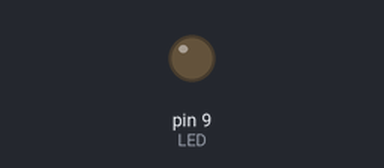
The sketch below on a simulated Arduino Uno, built with avr-gcc and run on an emulated ATmega328P. On the bench: output pins drawn as LEDs (lit = HIGH).

Above: at 0.05 s.
At 1.65 s:
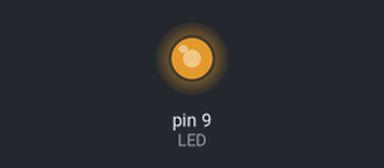
At 2.15 s:
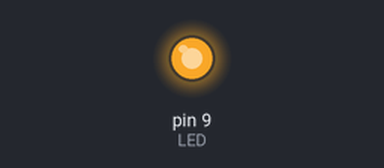
At 4.25 s:
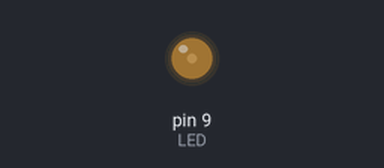
Timing chart, 0 to 6.5 s (numbered marks = the images above):
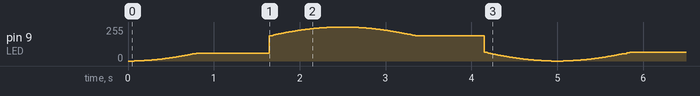

The sketch:

led_analogico.ino
```cpp
const int LED = 9;
const unsigned long PERIODO = 5000; // Un ciclo cada 2 segundos

void setup() {
  pinMode(LED, OUTPUT);
}

void loop() {
  float fase = (millis() % PERIODO) / (float)PERIODO;
  int brillo = round(127.5 * (1 - cos(2 * PI * fase)));

  analogWrite(LED, brillo);
}
```
